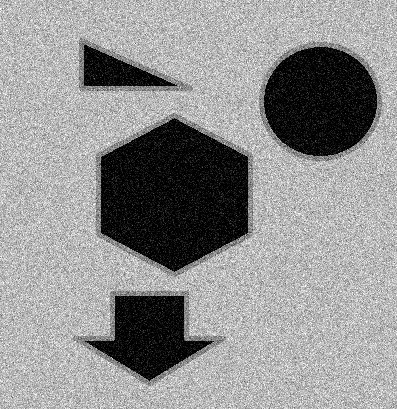
#> input picture permali.png, 397 x 409 px
$ python pertemuan8.py
#> lines starting #> are read from the running program, lines starting #| are printed output that depends on the picture
import numpy as np
import cv2
import time

image = cv2.imread('permali.png')
#> image is the input picture: shape (409, 397, 3); min 0, max 255, mean 146
gray = cv2.cvtColor(image, cv2.COLOR_BGR2GRAY)
im = gray
[num_iter, delta_t, kappa, option, br, kl, dx, dy, dd] = [56, 1/5, 35, 1, len(im), len(im[0]), 1, 1, np.sqrt(2)]
#> num_iter = 56; delta_t = 0.2; kappa = 35; option = 1; br = 409; kl = 397; dx = 1; dy = 1; dd = 1.41
diff_im = np.zeros([br, kl])
diff_im += im
hN = np.array(([0, 1, 0], [0, -1, 0], [0, 0, 0]), dtype="int")
hS = np.array(([0, 0, 0], [0, -1, 0], [0, 1, 0]), dtype="int")
hE = np.array(([0, 0, 0], [0, -1, 1], [0, 0, 0]), dtype="int")
hW = np.array(([0, 0, 0], [1, -1, 0], [0, 0, 0]), dtype="int")
hNE = np.array(([0, 0, 1], [0, -1, 0], [0, 0, 0]), dtype="int")
hSE = np.array(([0, 0, 0], [0, -1, 0], [0, 0, 1]), dtype="int")
hSW = np.array(([0, 0, 0], [0, -1, 0], [1, 0, 0]), dtype="int")
hNW = np.array(([1, 0, 0], [0, -1, 0], [0, 0, 0]), dtype="int")
for t in range(num_iter):
    nablaN = cv2.filter2D(diff_im, -1, hN)
    nablaS = cv2.filter2D(diff_im, -1, hS)
    nablaW = cv2.filter2D(diff_im, -1, hW)
    nablaE = cv2.filter2D(diff_im, -1, hE)
    nablaNE = cv2.filter2D(diff_im, -1, hNE)
    nablaSE = cv2.filter2D(diff_im, -1, hSE)
    nablaSW = cv2.filter2D(diff_im, -1, hSW)
    nablaNW = cv2.filter2D(diff_im, -1, hNW)
    if option == 1:
        cN = np.exp(-(nablaN / kappa) ** 2)
        cS = np.exp(-(nablaS / kappa) ** 2)
        cW = np.exp(-(nablaW / kappa) ** 2)
        cE = np.exp(-(nablaE / kappa) ** 2)
        cNE = np.exp(-(nablaNE / kappa) ** 2)
        cSE = np.exp(-(nablaSE / kappa) ** 2)
        cSW = np.exp(-(nablaSW / kappa) ** 2)
        cNW = np.exp(-(nablaNW / kappa) ** 2)
    else:
        cN = 1 / (1 + (nablaN / kappa) ** 2)
        cS = 1 / (1 + (nablaS / kappa) ** 2)
        cW = 1 / (1 + (nablaW / kappa) ** 2)
        cE = 1 / (1 + (nablaE / kappa) ** 2)
        cNE = 1 / (1 + (nablaNE / kappa) ** 2)
        cSE = 1 / (1 + (nablaSE / kappa) ** 2)
        cSW = 1 / (1 + (nablaSW / kappa) ** 2)
        cNW = 1 / (1 + (nablaNW / kappa) ** 2)
    diff_im = diff_im + delta_t * ((1 / (dy ** 2)) * cN * nablaN + (1 / (dy ** 2)) * cS * nablaS + (1 / (dx ** 2)) * cW
                                   * nablaW + (1 / (dx ** 2)) * cE * nablaE + (1 / (dd ** 2)) * cNE * nablaNE
                                   + (1 / (dd ** 2)) * cSE * nablaSE + (1 / (dd ** 2)) * cSW * nablaSW + (1 / (dd ** 2))
                                   * cNW * nablaNW)
    cv2.imshow("Proses difusi", np.uint8(diff_im))
    cv2.waitKey(1)
    time.sleep(0.1)
#> this loop made 56 passes
#> pass 1, `nablaN = cv2.filter2D(diff_im, -1, hN)`:
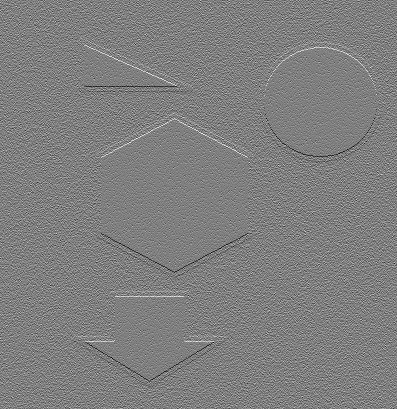
#> nablaN: shape (409, 397) float64; min -210, max 210, mean 0; drawn with min black and max white
#> pass 1, `nablaS = cv2.filter2D(diff_im, -1, hS)`:
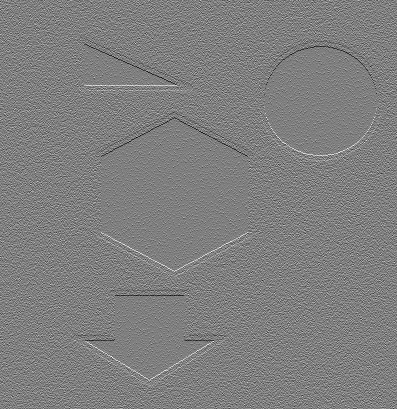
#> nablaS: shape (409, 397) float64; min -210, max 210, mean 0; drawn with min black and max white
#> pass 1, `nablaW = cv2.filter2D(diff_im, -1, hW)`:
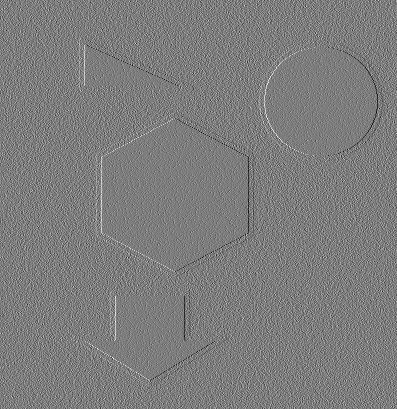
#> nablaW: shape (409, 397) float64; min -199, max 206, mean 0; drawn with min black and max white
#> pass 1, `nablaE = cv2.filter2D(diff_im, -1, hE)`:
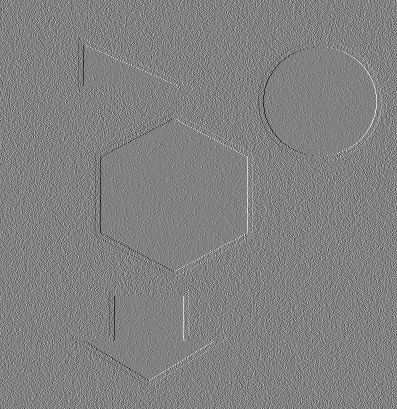
#> nablaE: shape (409, 397) float64; min -206, max 199, mean 0; drawn with min black and max white
#> after the loop:
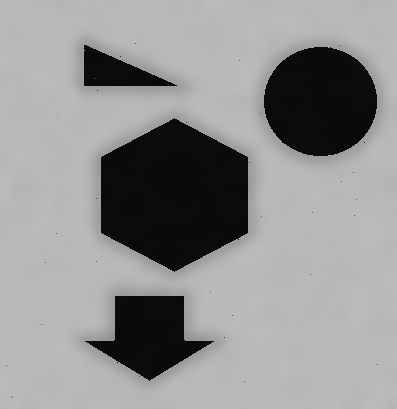
#> diff_im: shape (409, 397) float64; min 9.1, max 188.7, mean 146
cv2.destroyAllWindows()
cv2.imshow("original", gray)
cv2.imshow("Hasil", np.uint8(diff_im))
cv2.waitKey(0)
cv2.destroyAllWindows()
